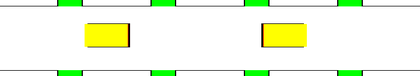
%> input picture code/map.bmp, 420 x 76 px, shrunk from 720 x 130 before the run
$ octave --eval "result = loadSituation;"   (GNU Octave 9; MATLAB toolbox functions it lacks are replaced by stand-ins)
%> lines starting %> are read from the running program, lines starting %| are printed output that depends on the picture; in (x1, y1, x2, y2) boxes, pixels count from 0 and x2, y2 are one past the last pixel; in counts of white or black regions, pixels touching at a corner belong together; the program's own positions count from 1
function [Map] = loadSituation()
%loadSituation: Conversion of k + 1 bmp - images to a map - matrix and a
%               three  dimensional matrix consisting of k two dimensional
%               matrices representing the given subsequent bmp - images.
%
%   Only the following colors with their interpretations are allowed:
%
%   Color               Hex         Decsription
%   White               FFFFFF      Free space. Passengers can free walk in
%                                   white areas.
%   Black               000000      Wall.
%   Red                 FF0000      Target for a group.
%   Green               0000FF      Start for a group.
%   Yellow              FFFF00      Slow areas (stairs etc. ).		==> NOT IMPLEMENTED YET
%	Blue 				0000FF		Safety area. 					==> NOT IMPLEMENTED YET
%
%   The output map - matrix contains:
%   0 => Wall, 1 => Free space, 2 => slow area, 3 => safety area
%
%   The output layer - matrices contain:
%   1 => Free space, 2 => starting point, Inf => ending point

%Generate map.
[FileName, PathName] = uigetfile('*.bmp', 'Select a Bitmap File');
%> the answer given: map.bmp
rawMap = imread(strcat(PathName, FileName));
%> rawMap is the input picture: size 76x420x3 uint8; mean R, G, B 239.9, 248.7, 224.1
% rawMap = imread('map.bmp');
walls = findColor(rawMap, 0, 0, 0);
%> after the loop in findColor, `for i = 1:m,`: Entries = 27 values, max 19959 at index 25, min 9829 at index 3, mean 18608.6
%> walls has the same summary as Entries in findColor
space = findColor(rawMap, 255, 255, 255);
space2 = findColor(rawMap, 255, 255, 0);
%> space2 = 1353 values, max 23226 at index 1353, min 6486 at index 1, mean 14921.9
ends  = findColor(rawMap, 255, 0, 0);
%> ends = []
starts  = findColor(rawMap, 0, 255, 0);
%> starts = 678 values, max 27432 at index 456, min 4490 at index 297, mean 15956.9

[lines, columns, depth] = size(rawMap);
%> lines = 76; columns = 420; depth = 3


Map = zeros(lines, columns);
Map(walls) = 0;
%> Map: size 76x420 double; every value is 0
Map(space) = 1;
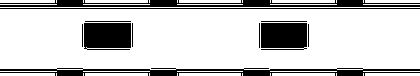
%> Map: size 76x420 double; values 0 (black) and 1 (white), 79.8% white; 11 black regions, largest, box (x1, y1, x2, y2) and area: (0, 0, 420, 7) 1708, (0, 68, 420, 76) 1706, (84, 23, 131, 50) 1219
Map(space2) = 1;
Map(ends)  = inf;
Map(starts) = 2;
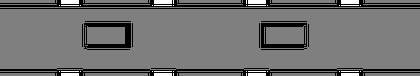
%> Map: size 76x420 double; min 0, max 2, mean 0.883; drawn with min black and max white


%Add a wall around the map.
Map(:, 1)       = 0;
Map(1, :)       = 0;
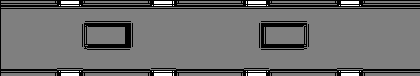
%> Map: size 76x420 double; min 0, max 2, mean 0.867; drawn with min black and max white
Map(:, columns) = 0;
Map(lines, :)   = 0;
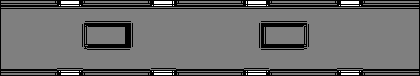
%> Map: size 76x420 double; min 0, max 2, mean 0.851; drawn with min black and max white


end

function [Entries] = findColor(Image, R, G, B)
%findColor: Finds all entries in an image of the specified RGB color.
[m,n,t] = size(Image);
if R > 255 | R < 0 | G > 255 | G < 0 | B > 255 | B < 0 | t ~= 3,
    error('Input error in function findColor');
end

search_px = [R;G;B];

Entries = [];
for i = 1:m,
    for j = 1:n,
        px = [Image(i,j,1); Image(i,j,2); Image(i,j,3)];
        if px == search_px,
            Entries = [Entries; i + j*m - m];
        end
    end
end
end
